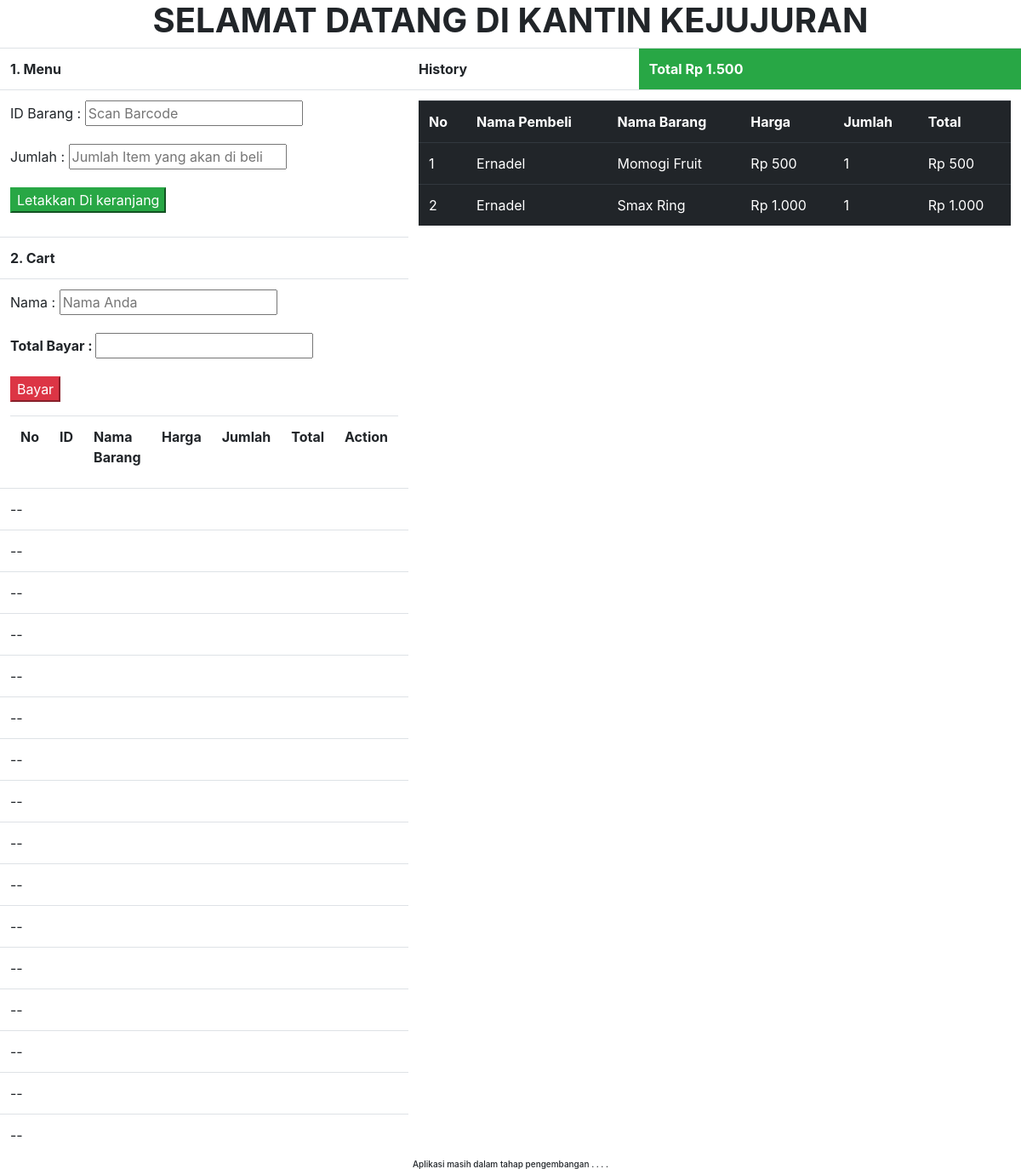
Page /transaksi/index.php on the earlier database version.
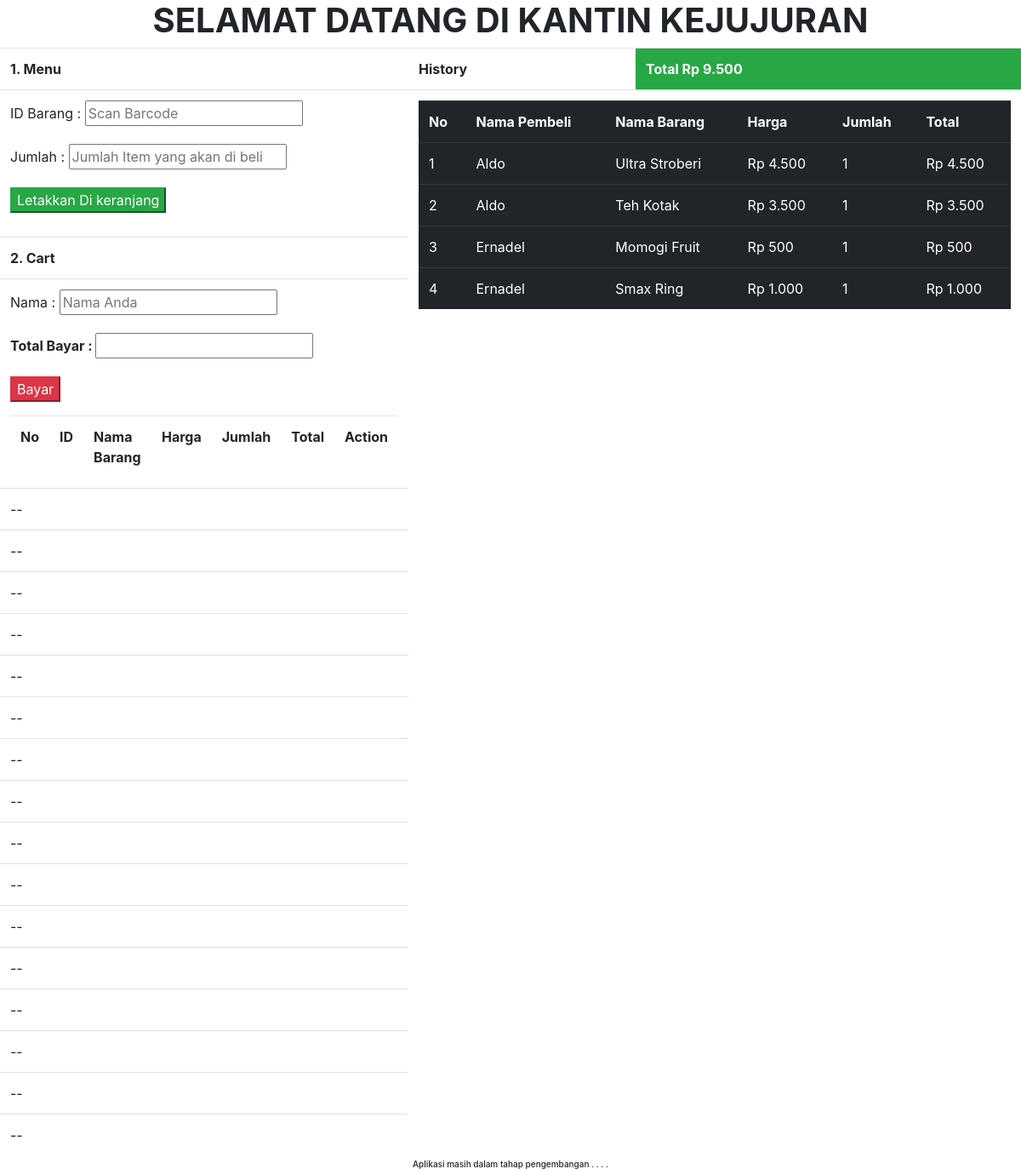
Same page on the later database version.
### tables this page shows
CREATE TABLE `history` (
  `id_history` int NOT NULL,
  `nama_pembeli` varchar(30) NOT NULL,
  `nama_barang` varchar(20) NOT NULL,
  `harga` int NOT NULL,
  `jumlah` int NOT NULL,
  `total` int NOT NULL,
  `at` timestamp NOT NULL DEFAULT CURRENT_TIMESTAMP
);

### transaksi/history.php (the view, shortened to what this page needs)
<?php
include '../barang/config.php';
$history = mysqli_query($conn, "select * from history order by id_history desc");
function rupiah($angka)
{
    $hasil_rupiah = "Rp " . number_format($angka, 0, ',', '.');
    return $hasil_rupiah;
}
?>
<!DOCTYPE html>
<html lang="en">
<head>
    <link rel="stylesheet" href="../bootstrap-4.0.0-dist/css/bootstrap.css">
</head>
<body>
    <table align="center" class="table-dark" width='100%'>
        <tr>
            <th scope="col">No</th>
            <th scope="col">Nama Pembeli</th>
            <th scope="col">Nama Barang</th>
            <th scope="col">Harga</th>
            <th scope="col">Jumlah</th>
            <th scope="col">Total</th>
        </tr>
        <?php $no = 1;
        while ($r = mysqli_fetch_array($history)) {
            echo "<tr>
                    <td>$no</td>
                    <td>$r[nama_pembeli]</td>
                    <td>$r[nama_barang]</td>
                    <td>" . rupiah($r['harga']) . "</td>
                    <td>$r[jumlah]</td>
                    <td>" . rupiah($r['total']) . "</td>
                 </tr>";
            $no++;
        }
        ?>
    </table>
</body>
</html>

### transaksi/index.php (shortened to what this page needs)
<?php
include '../barang/config.php';
$totalKeseluruhan = mysqli_fetch_array(mysqli_query($conn, "SELECT sum(total) FROM `history`"))[0];
?>
<!DOCTYPE html>
<html lang="en">
<head>
    <link rel="stylesheet" href="../bootstrap-4.0.0-dist/css/bootstrap.min.css">
</head>
<body>
    <h1>
        <center>
            <b>
                SELAMAT DATANG DI KANTIN KEJUJURAN
            </b>
            <font size="1">
                <marquee behavior="alternate" class="fixed-bottom" width="100%">Aplikasi masih dalam tahap pengembangan . . . .</marquee><br>
            </font>
        </center>
    </h1>
    <table align="center" class="table">
        <tr>
            <th width='40%' class="position-relative">1. Menu</th>
            <th>History</th>
            <th class="btn-success">Total <?php echo "Rp " . number_format($totalKeseluruhan, 0, ',', '.'); ?></th>
        </tr>
        <tr>
            <td><?php include 'add.php' ?></td>
            <td rowspan="19" colspan="2">
                <?php include 'history.php' ?>
            </td>
        </tr>
        <tr>
            <th>2. Cart</th>
        </tr>
        <tr>
            <td><?php include 'cart.php' ?></td>
        </tr>
        <tr>
            <td>--</td>
        </tr>
        <tr>
            <td>--</td>
        </tr>
        <tr>
            <td>--</td>
        </tr>
        <tr>
            <td>--</td>
        </tr>
        <tr>
            <td>--</td>
        </tr>
        <tr>
            <td>--</td>
        </tr>
        <tr>
            <td>--</td>
        </tr>
        <tr>
            <td>--</td>
        </tr>
        <tr>
            <td>--</td>
        </tr>
        <tr>
            <td>--</td>
        </tr>
        <tr>
            <td>--</td>
        </tr>
        <tr>
            <td>--</td>
        </tr>
        <tr>
            <td>--</td>
        </tr>
        <tr>
            <td>--</td>
        </tr>
        <tr>
            <td>--</td>
        </tr>
        <tr>
            <td>--</td>
        </tr>
    </table>
</body>
</html>

### transaksi/add.php (shortened to what this page needs)
<!DOCTYPE html>
<html lang="en">
<head>
    <link rel="stylesheet" href="../bootstrap-4.0.0-dist/css/bootstrap.min.css">
</head>
<body>
    <form action="addToCart.php" id="form" method="POST">
        <div class="form-group">
            <p>
                <label for="id_barang">ID Barang : </label>
                <input type="text" name="id_barang" required id="id_barang" autofocus placeholder="Scan Barcode">
            </p>
            <p>
                <label for="jumlah">Jumlah : </label>
                <input type="number" name="jumlah" required placeholder="Jumlah Item yang akan di beli">
            </p>
            <div>
                <input type="submit" name="oke" id="oke" value="Letakkan Di keranjang" class="btn-success">
            </div>
        </div>
    </form>
</body>
</html>

### transaksi/cart.php (shortened to what this page needs)
<?php
include '../barang/config.php';
$jTotal = mysqli_fetch_array(mysqli_query($conn, "select sum(cart.total) from cart"))[0];
?>
<!DOCTYPE html>
<html lang="en">
<head>
    <link rel="stylesheet" href="../bootstrap-4.0.0-dist/css/bootstrap.css">
</head>
<body>
    <form action="payment.php" method="post">
        <div class="form-group">
            <p>
                <label for="nama">Nama : </label>
                <input type="text" name="nama" placeholder="Nama Anda" required>
            </p>
            <b>
                <p>
                    <label for="paid">Total Bayar : </label>
                    <input type="number" name="paid" value="<?= $jTotal; ?>" readonly>
                </p>
            </b>
            <p>
                <input type="submit" name="bayar" id="bayar" value="Bayar" class="btn-danger">
            </p>
        </div>
    </form>
    <table>
        <tr>
            <th>No</th>
            <th>ID</th>
            <th>Nama Barang</th>
            <th>Harga</th>
            <th>Jumlah</th>
            <th>Total</th>
            <th>Action</th>
        </tr>
    </table>
</body>
</html>

Differences in the rows shown:
added history: nama_pembeli "Aldo", nama_barang "Ultra Stroberi", harga "Rp 4.500", jumlah "1", total "Rp 4.500"
added history: nama_pembeli "Aldo", nama_barang "Teh Kotak", harga "Rp 3.500", jumlah "1", total "Rp 3.500"
Other differences:
$totalKeseluruhan: "1.500" → "9.500"
